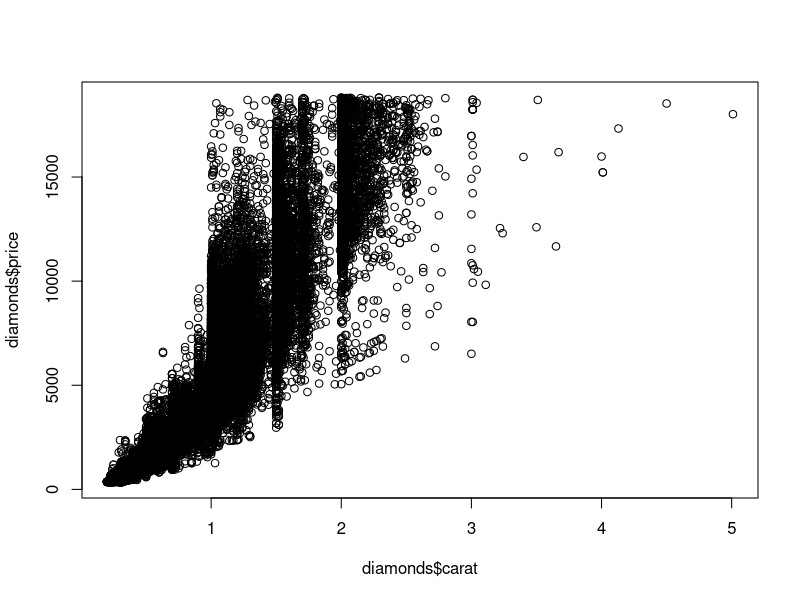
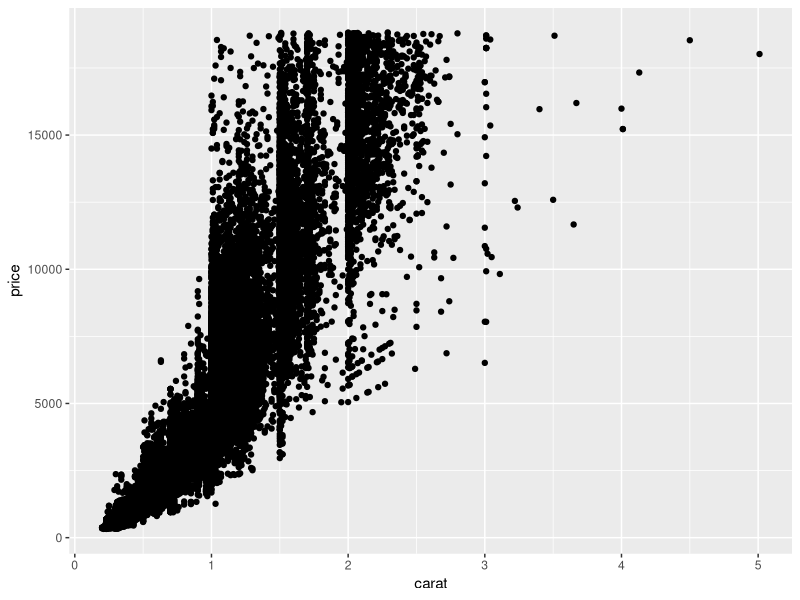
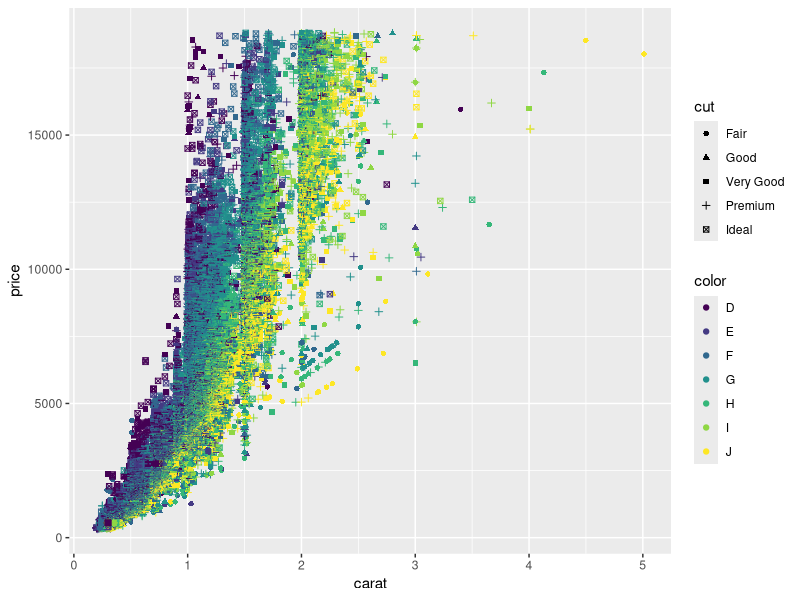
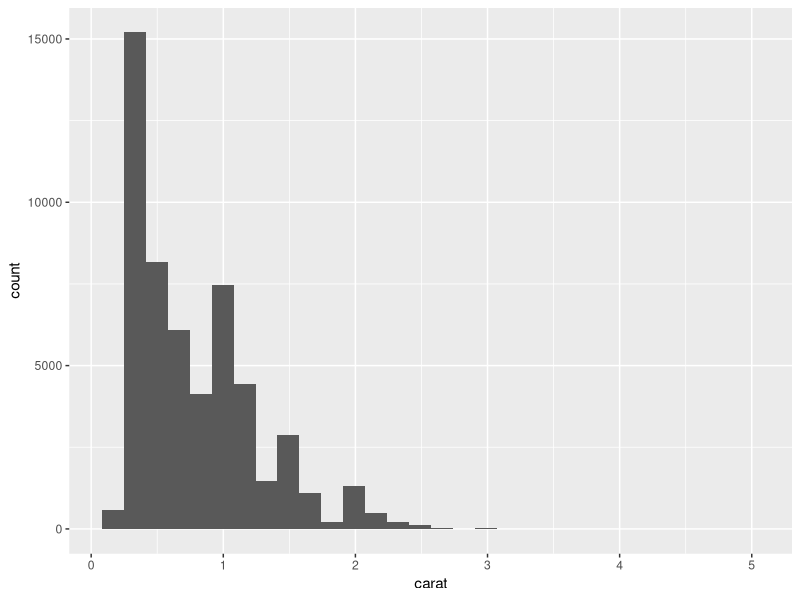
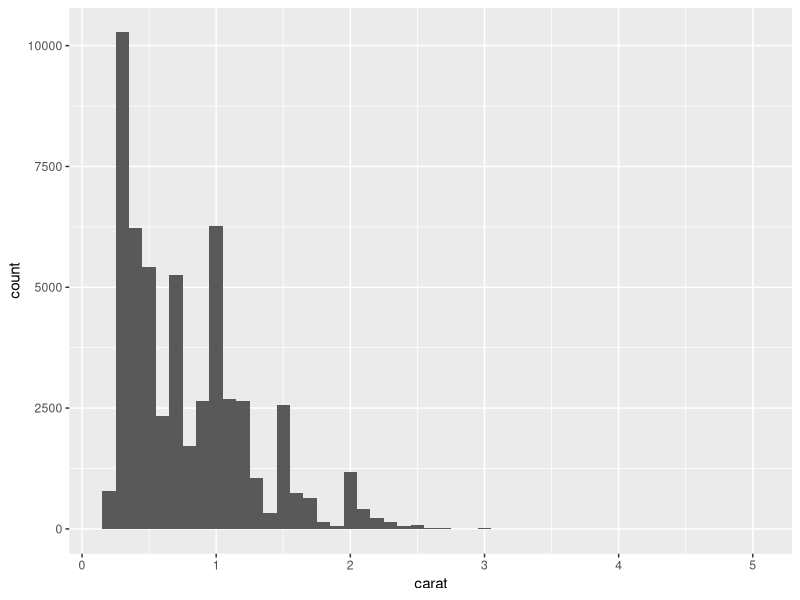
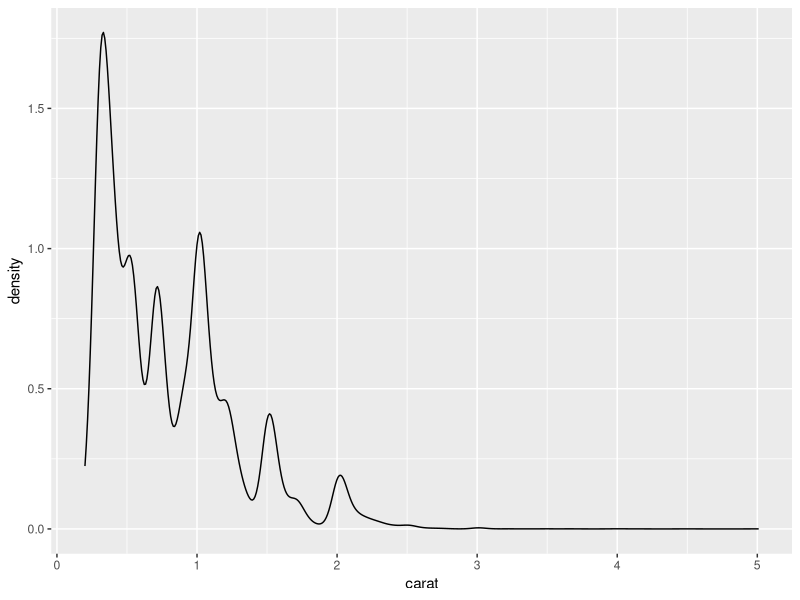
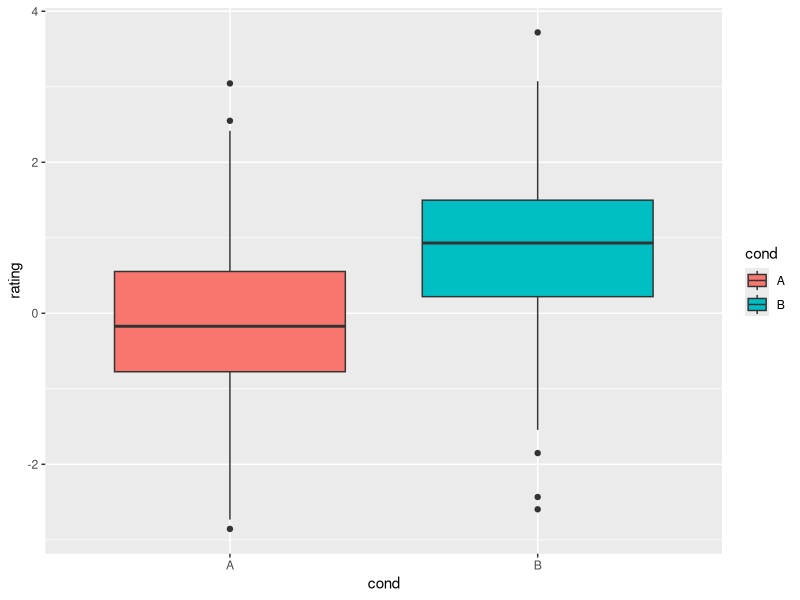
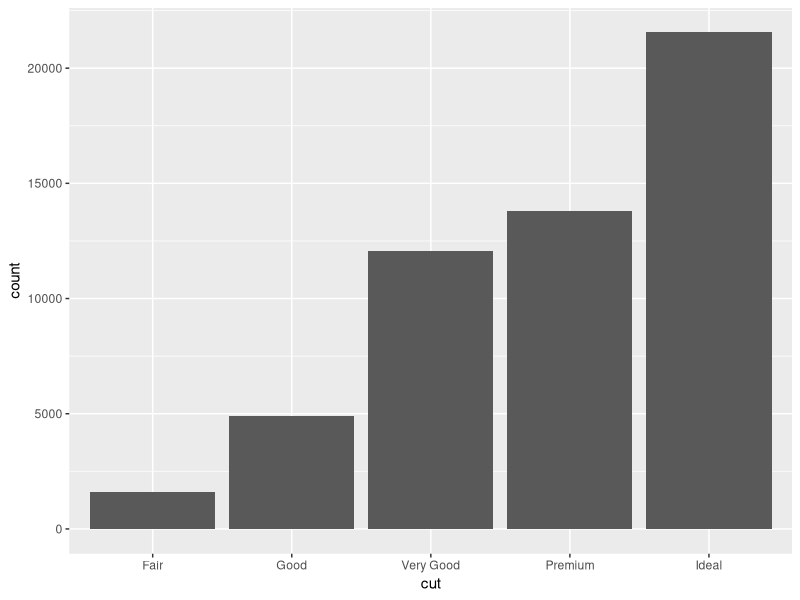

R code for these plots, in order:
## ---- chunk 1
library(ggplot2)
# Some sample data
set.seed(1234)
df <- data.frame(cond = factor( rep(c("A","B"), each=200) ), 
                   rating = c(rnorm(200),rnorm(200, mean=.8)))

# Load some datasets

#US economic time series
data(economics)
head(economics)
# Fisher's iris dataset
data(iris)
head(iris)
# Data on 50k+ diamonds
data(diamonds)
head(diamonds)
## ---- chunk 2
plot(diamonds$price~diamonds$carat)
## ---- chunk 3
ggplot(diamonds,aes(x=carat,y=price)) + geom_point() 
## ---- chunk 4
ggplot(diamonds,aes(x=carat,y=price,color=color,shape=cut)) + geom_point()
## ---- chunk 5
ggplot(diamonds,aes(x=carat)) + geom_histogram()
ggplot(diamonds,aes(x=carat)) + geom_histogram(binwidth=.1)
## ---- chunk 6
ggplot(diamonds,aes(x=carat)) + geom_density()
## ---- chunk 7
ggplot(df, aes(x=cond, y=rating, fill=cond)) + geom_boxplot()
## ---- chunk 8
ggplot(diamonds,aes(x=cut)) + geom_bar()
## ---- chunk 9
tips <-  data.frame(time = factor(c("Lunch","Dinner"), levels=c("Lunch","Dinner")), total_bill = c(6.89, 17.23))
ggplot(tips,aes(x=time,y=total_bill)) + geom_bar(stat='identity')
## ---- chunk 10
ggplot(economics,aes(x=date,y=unemploy/pop)) + geom_line()
## ---- chunk 11
data(Orange)
head(Orange)
ggplot(Orange,aes(x=age,y=circumference,color=Tree)) + geom_line() + geom_point(alpha=.4)
## ---- chunk 12
ggplot(economics,aes(x=date,y=unemploy/pop)) + geom_line() + geom_smooth()
## ---- chunk 13
ggplot(iris,aes(x=Sepal.Width,y=Sepal.Length)) + geom_point() + geom_smooth(method=lm)
## ---- chunk 14
ggplot(iris,aes(x=Sepal.Width,y=Sepal.Length,color=Species))  + geom_point() + geom_smooth(method=lm)
## ---- chunk 15
ggplot(iris,aes(x=Sepal.Width,y=Sepal.Length,color=Species)) + geom_point() + geom_hline(yintercept=5.1) + geom_vline(xintercept=4) + geom_abline(intercept=4.5,slope=.5)
## ---- chunk 16
ggplot(diamonds,aes(x=carat,y=price)) + geom_point() 
ggplot(diamonds,aes(x=carat,y=price)) + geom_point() + xlim(1,2) + ylim(5000,10000) + xlab('weight of diamond') + ylab('price of diamond')
## ---- chunk 17
ggplot(iris,aes(x=Sepal.Width,y=Sepal.Length,color=Species)) + geom_point() + geom_smooth(method=lm,se=F)
ggplot(iris,aes(x=Sepal.Width,y=Sepal.Length,color=Species)) + geom_point() + geom_smooth(method=lm,se=F) + coord_flip()
## ---- chunk 18
ggplot(economics,aes(x=date,y=unemploy/pop)) + geom_line()
ggplot(iris,aes(x=Sepal.Width,y=Sepal.Length,color=Species)) + geom_point()  + geom_smooth(method=lm) + coord_polar()
## ---- chunk 19
# Keep the columns where they would be and just make the histograms a little more transparent.
ggplot(df, aes(x=rating, fill=cond)) + geom_histogram(binwidth=.5, alpha=.5, position="identity")

# Dodge the columns
ggplot(df, aes(x=rating, fill=cond)) + geom_histogram(binwidth=.5, alpha=.5, position="dodge")
## ---- chunk 20
ggplot(diamonds,aes(x=carat)) + geom_histogram(binwidth=.1) + facet_grid(cut~.)
ggplot(diamonds,aes(x=carat)) + geom_histogram(binwidth=.1) + facet_grid(.~cut)
ggplot(diamonds,aes(x=carat)) + geom_histogram(binwidth=.1) + facet_grid(cut~color)
## ---- chunk 21
ggplot(diamonds,aes(x=carat,y=price,color=cut)) + geom_point() + facet_grid(color~.)
## ---- chunk 22
ggplot(iris,aes(x=Sepal.Width,y=Sepal.Length,color=Species)) + geom_point() + geom_smooth(method=lm,se=F) + theme_bw() + theme(legend.position='bottom') + labs(x='Sepal Width', y='Sepal Length', title='Morphologic Variation in 3 Species of Iris')  
## ---- chunk 23
plot <- ggplot(diamonds,aes(x=carat,y=price,color=cut)) 
if (nrow(diamonds) > 5000) {
  # If there are a ton of datapoints, make them transparent so that you can see more of them
  plot <- plot + geom_point(alpha=.5)
} else {
  plot <- plot + geom_point()
}
plot
## ---- chunk 24
qplot(Sepal.Length,data=iris)
qplot(Sepal.Width,Sepal.Length,data=iris,color=Species)
qplot(Sepal.Width,Sepal.Length,data=iris,color=Species) + geom_smooth(method=lm,se=F)
